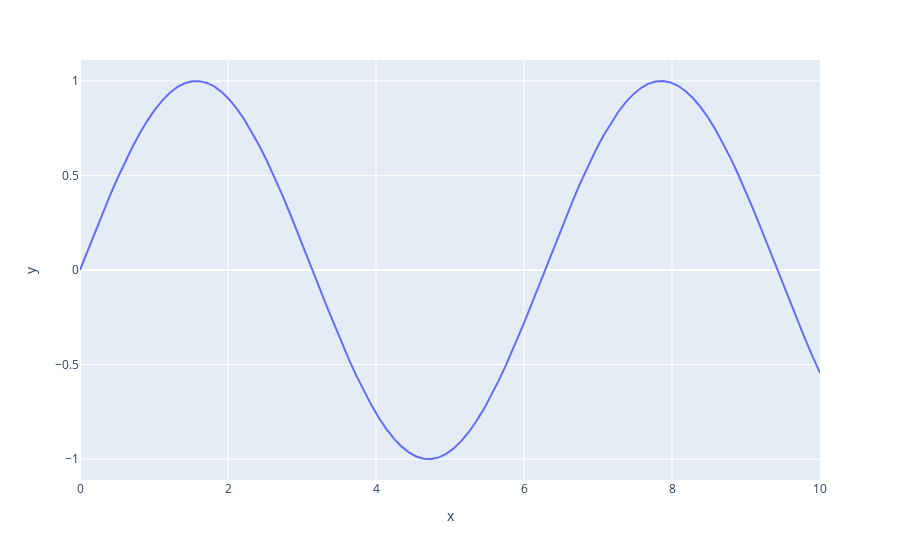

The notebook cell saved with this chart:
### Markdown cell above
## Basic plots with `plotly.express`

Plotly is able to produce highly interactive plots with ease!
Just look at the examples.

### Code cell
px.line(x=x, y=y)
